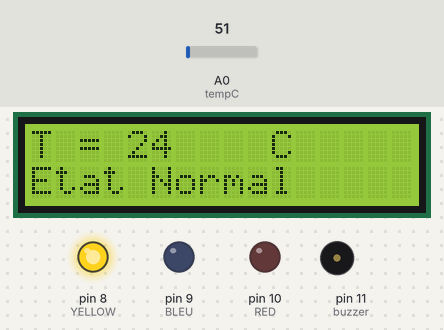
A sketch run on a simulated Arduino Uno, built with avr-gcc and run on an emulated ATmega328P. Parts: 16×2 character LCD, output pins drawn as LEDs (lit = HIGH), buzzer (waves = sounding). The test bench sets the inputs (shaded band); at power-on: A0 (tempC) = 51.

Above: at 1.2 s.
1.3 s: A0 (tempC) set to 59
At 2.5 s:
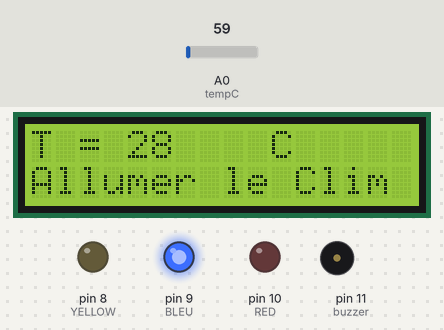
2.8 s: A0 (tempC) set to 71
At 3.7 s:
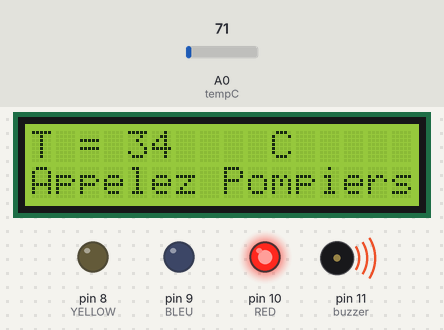
4.3 s: A0 (tempC) set to 61
At 4.9 s:
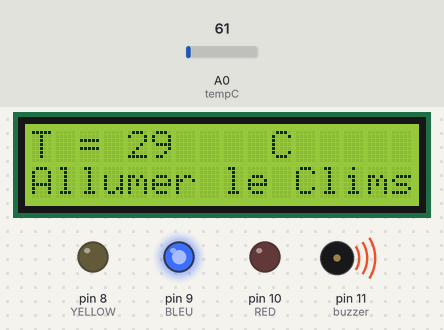
Timing chart, 0 to 7.3 s (numbered marks = the images above; inputs shaded):
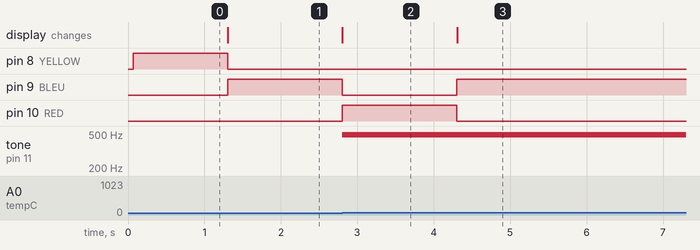

The sketch:

LcdWithLM35WithLed3WithBuzzer.ino
```cpp
#include <LiquidCrystal.h>
#define  tempC A0
#define BLEU 9
#define RED 10
#define YELLOW 8
#define buzzer 11


float temp = 0.0;
int celsius = 0;
LiquidCrystal lcd(2, 3, 4, 5, 6, 7);

void setup() {
  pinMode(tempC, INPUT);
  pinMode(RED, OUTPUT);
  pinMode(YELLOW, OUTPUT);
  pinMode(BLEU, OUTPUT);
  pinMode(buzzer,OUTPUT);
  lcd.begin(16, 2);
  lcd.clear();
}

void loop() {
  temp = analogRead(tempC) ;
  celsius = temp * 0.48;

  if (celsius > 15 && celsius < 25)
  {
    lcd.setCursor(0, 0);
    lcd.print("T = ");
    lcd.setCursor(4, 0 );
    lcd.print(celsius);
    lcd.setCursor(10, 0 );
    lcd.print("C");
    digitalWrite(YELLOW, HIGH);
    digitalWrite(BLEU, LOW);
    digitalWrite(RED, LOW);
     analogWrite(buzzer,0);

    lcd.setCursor(0, 1);
    lcd.print("Etat Normal");
  }
  if (celsius >= 25 && celsius < 30)
  {
    lcd.setCursor(0, 0);
    lcd.print("T = ");
    lcd.setCursor(4, 0 );
    lcd.print(celsius);
    lcd.setCursor(10, 0 );
    lcd.print("C");
     analogWrite(buzzer,0);
    digitalWrite(BLEU, HIGH);
    digitalWrite(YELLOW, LOW);
    digitalWrite(RED, LOW);


    lcd.setCursor(0, 1);
    lcd.print("Allumer le Clim");
  }

  if (celsius >= 30 )
  {
    lcd.setCursor(0, 0);
    lcd.print("T = ");
    lcd.setCursor(4, 0 );
    lcd.print(celsius);
    lcd.setCursor(10, 0 );
    lcd.print("C");

    digitalWrite(RED, HIGH);
    digitalWrite(BLEU, LOW);
    digitalWrite(YELLOW, LOW);
    analogWrite(buzzer,200);

    lcd.setCursor(0, 1);
    lcd.print("Appelez Pompiers");
  }


}
```

Measured:
- the behaviour switches between 52 and 53 on A0 (tempC) (found by bisection; images 0 and 1)
- after the input at 1.3 s, pin 8 (YELLOW): HIGH → LOW at once; pin 9 (BLEU): LOW → HIGH at once; the display: changes at once (image 1)
- after the input at 2.8 s, pin 9 (BLEU): HIGH → LOW at once; pin 10 (RED): LOW → HIGH at once; tone on pin 11 (buzzer): silent → 490 Hz at once; the display: changes at once (image 2)
- after the input at 4.3 s, pin 9 (BLEU): LOW → HIGH at once; pin 10 (RED): HIGH → LOW at once; the display: changes at once (image 3)
